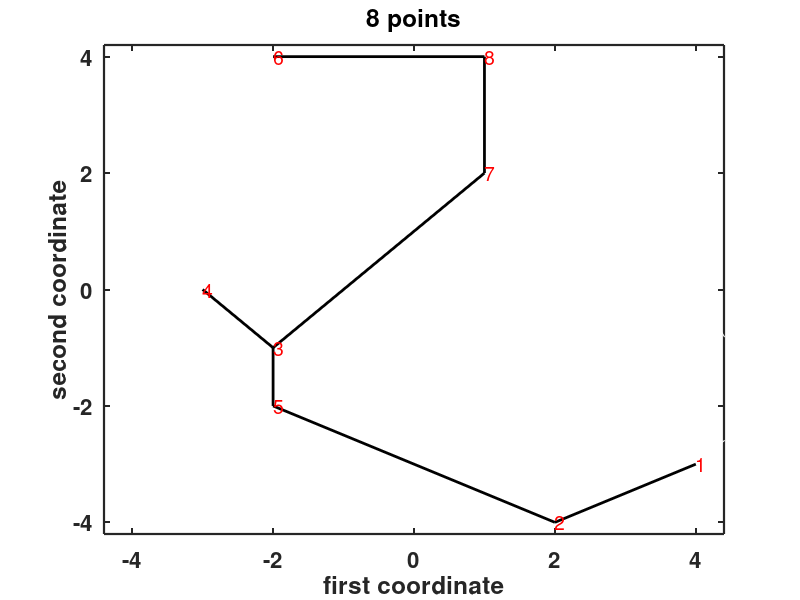
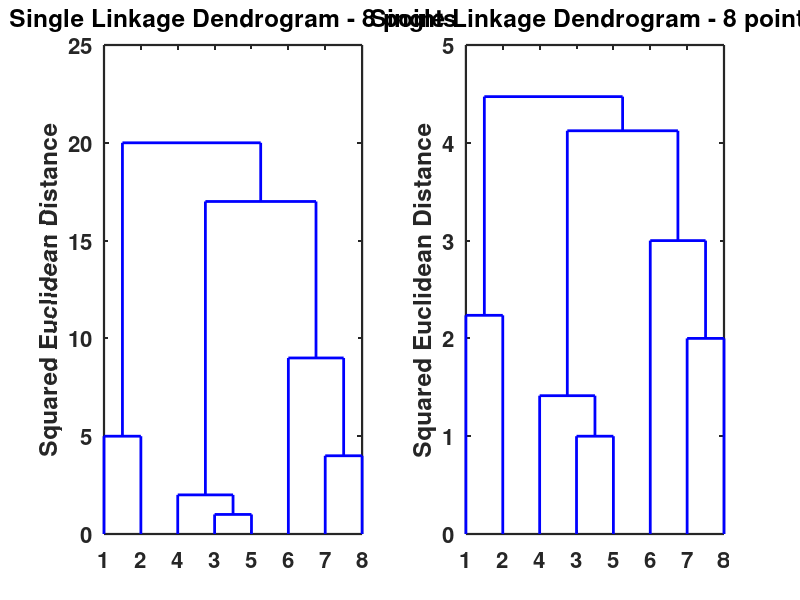

These figures' MATLAB source, in order:
% ----------------------------------------------------------------------------
% SMS:          Multivariate Statistics: Exercises and Solutions Series 
% ----------------------------------------------------------------------------
% Quantlet:     SMSclus8pd
% ----------------------------------------------------------------------------
% Description:  SMSclus8pd employs the single linkage method 
%               using simple Euclidean distance and squared Euclidean 
%               distance matrices to perform a cluster
%               analysis on an 8 points example. Three plots are generated.
%               First plot schones the 8 points, second plot the dendrogram 
%               for squared Euclidean distance and single linkage while the
%               third plot presents the dendrogram for Euclidean distance
%               using single linkage algorithm.
% ----------------------------------------------------------------------------
% Author:       Zdenek Hlavka, Awdesch Melzer
% ----------------------------------------------------------------------------
% Keywords:     cluster analysis, distance, euclidean, euclidean norm,
%               linkage, single linkage, dendrogram
% ----------------------------------------------------------------------------
% See also:     SMSclus8p, SMSclus8pd, SMSclusbank, SMSclusbank2,
%               SMSclusbank3, SMScluscomp, SMScluscrime, SMScluscrimechi2,
%               SMSclushealth
% ----------------------------------------------------------------------------

% clear cache and close windows
clear all
close all
clc

%% example data set containing 8 points
eight  = [-3,-2,-2,-2,1,1,2,4;
          0,4,-1,-2,4,2,-4,-3]';
eight  = eight([8,7,3,1,4,2,6,5]',:);

%% cluster analysis employing ward algorithm
figure(1)
plot(eight,'w')
hold on
plot(eight(1:2,1),eight(1:2,2),'k','LineWidth',2)
plot(eight([2 5],1),eight([2 5],2),'k','LineWidth',2)
plot(eight([5 3],1),eight([5 3],2),'k','LineWidth',2)
plot(eight([3 4],1),eight([3 4],2),'k','LineWidth',2)
plot(eight([3 7],1),eight([3 7],2),'k','LineWidth',2)
plot(eight([7 8],1),eight([7 8],2),'k','LineWidth',2)
plot(eight([8 6],1),eight([8 6],2),'k','LineWidth',2)
lab = strvcat(num2str((1:8)'));
ylim([-4.2,4.2])
xlim([-4.4,4.4])
text(eight(:,1),eight(:,2),lab,'Color','r','FontSize',14)
xlabel('first coordinate','FontSize',16,'FontWeight','Bold')
ylabel('second coordinate','FontSize',16,'FontWeight','Bold')
title('8 points','FontSize',16,'FontWeight','Bold')
set(gca,'LineWidth',1.6,'FontSize',16,'FontWeight','Bold')

%% single linkage for squared Euclidean distance matrix
% Draw line segments between pairs of points 
% euclidean distance matrix
d      = pdist(eight,'euclidean');

% squared euclidean distance matrix
dd     = d.^2;

% cluster analysis with ward algorithm                                                  
ss     = linkage(dd,'single');

% Dendrogram for the 8 data points after single linkage
figure(2)
subplot(1,2,1)
[H,T]  = dendrogram(ss,'colorthreshold','default');
set(H,'LineWidth',2)
title('Single Linkage Dendrogram - 8 points','FontSize',16,'FontWeight','Bold')
ylabel('Squared Euclidean Distance','FontSize',16,'FontWeight','Bold')
box on
set(gca,'LineWidth',1.6,'FontSize',16,'FontWeight','Bold')

%% single linkage for Euclidean distance matrix
% Draw line segments between pairs of points 
% euclidean distance matrix
d      = pdist(eight,'euclidean');

% cluster analysis with ward algorithm                                                  
ss     = linkage(d,'single');

% Dendrogram for the 8 data points after single linkage
subplot(1,2,2)
[H,T]  = dendrogram(ss,'colorthreshold','default');
set(H,'LineWidth',2)
title('Single Linkage Dendrogram - 8 points','FontSize',16,'FontWeight','Bold')
ylabel('Squared Euclidean Distance','FontSize',16,'FontWeight','Bold')
box on
set(gca,'LineWidth',1.6,'FontSize',16,'FontWeight','Bold')